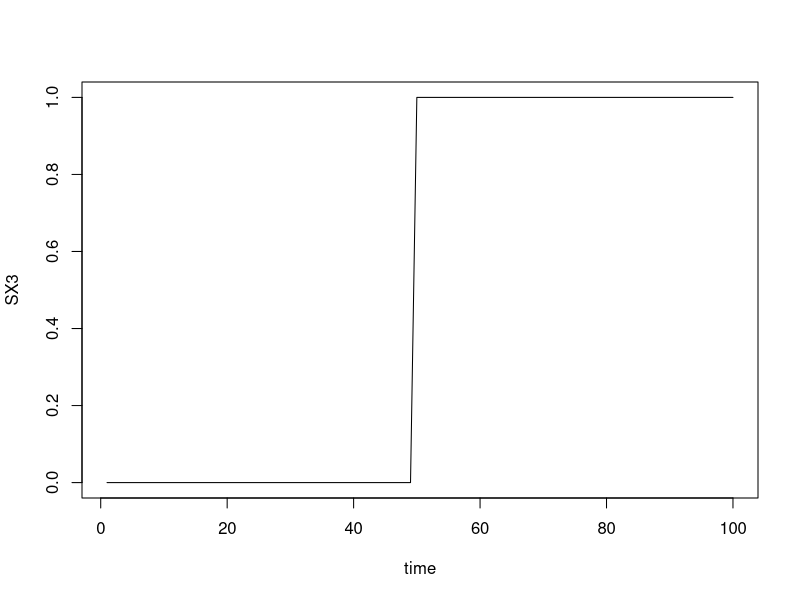
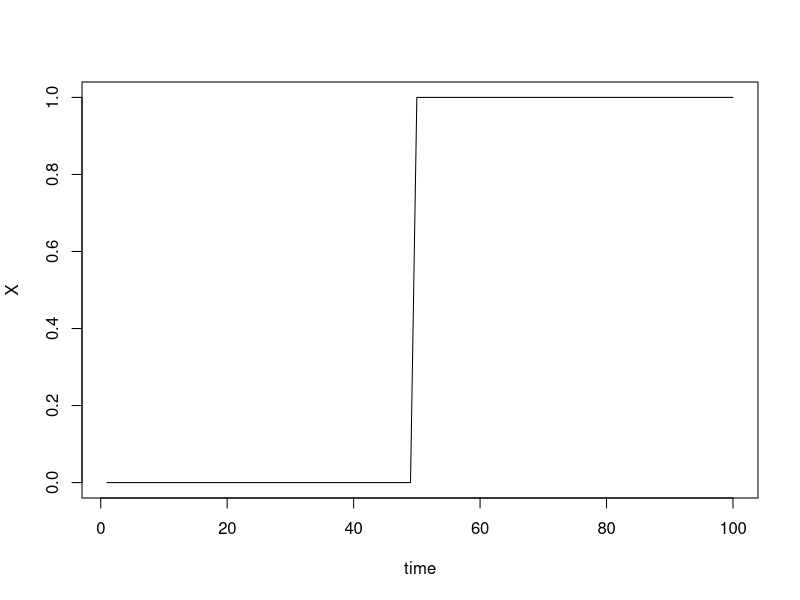
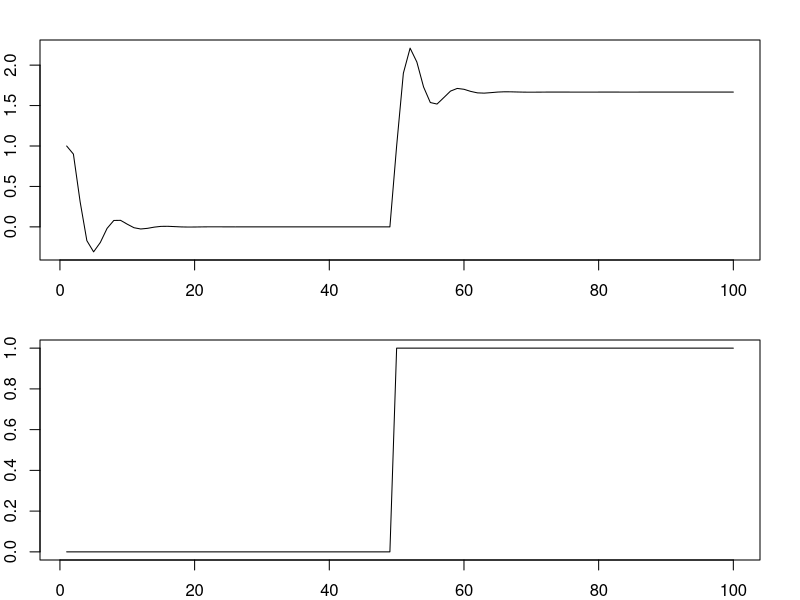
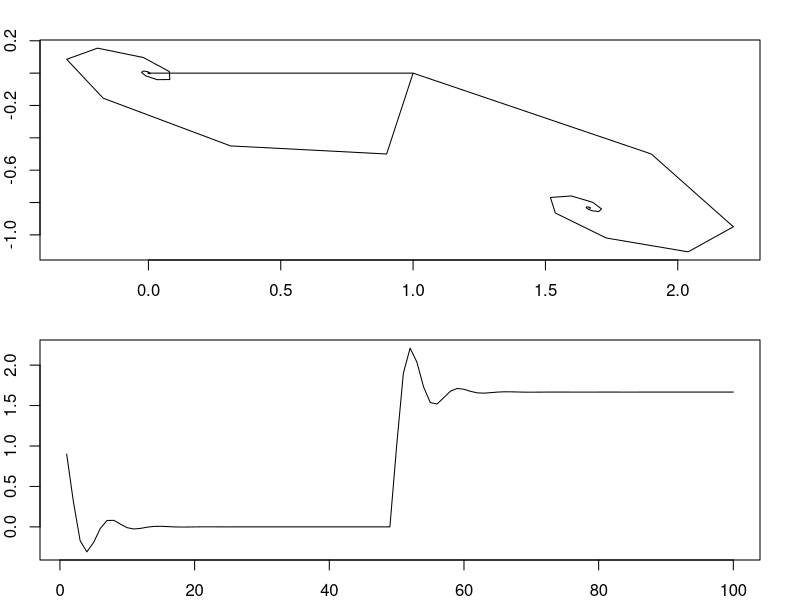
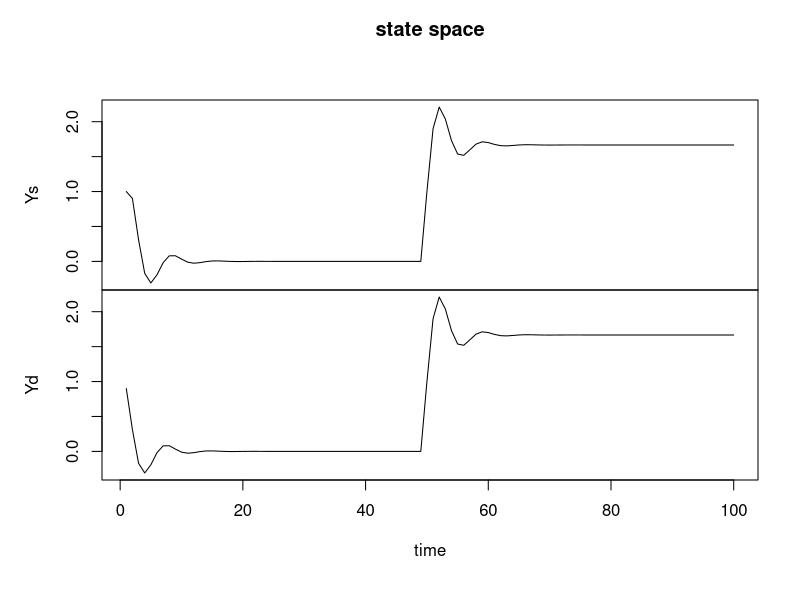

The R script that drew these images, in order:
# State Space model 
N=100
X1 = array(1:N, dim=c(N,1))
f = 2
X2 = sin(2*pi*(X1/N)*f)
# plot(X2,type="l",xlab="time")
X3 = array( 0, dim=c(N,1))
X3[N/2]=1
# plot(X3,type="l",xlab="time")

SX3=array( 0, dim=c(N,1))
sum = 0
for (index in 1:N) {
  sum = sum + X3[index]
  SX3[index] = sum 
}
 plot(SX3,type="l",xlab="time") 

std = 1
X4 = array(std*rnorm(N), dim=c(N,1))
X5 = X2+X4

X = SX3;
plot(X,type="l",xlab="time")


X[1,1] = 1;



# F = c(.75,.25,-.5,.7)
 F  = c(.9,-.5,1,0)   # .9 -.5
F = array( F, dim = c(2,2))
F 
ev = eigen(F)
# Z = c(.5,.5)
ev$values
abs(ev$values)

Z = c(0,0);
Z = array( Z, dim = c(2,1))
ZM = array( 0, dim = c(2,N))
# G = c(0,1)
 G = c(1,0)
G = array( G, dim=c(2,1))

ZM[,1] = F%*%Z + G*X[1]

for (time in 2:N) {
  LZ = ZM[,time-1]
  LZ = array( LZ, dim = c(2,1))
  Z = F%*%LZ + G%*%X[time] 
  ZM[,time]=Z
 }
ZM = t(ZM)

Ys = ZM[,1]

par(mar=c(2,2,2,2))
 # windows(7,10)
 layout( matrix( c(1,2), nrow=2, ncol=1, byrow="FALSE"))
 plot(Ys,type="l",xlab="time") 
 plot(SX3,type="l",xlab="time")

 plot(ZM,type="l")

# windows(7,10)
# layout( matrix( c(1,2), nrow=2, ncol=1, byrow="FALSE"))
# plot(ZM[,1],type="l",xlab="time") 
# plot(ZM[,2],type="l",xlab="time")
 
 y0 = 1
 y_1 = 0
 YI = c(y0,y_1)
 b = c(.9,-.5)
 Yd = filter(SX3,b,method=c("recursive"),sides=1,circular=FALSE,YI)  # feedback model 
 plot(Yd,type='l',xlab='time')

 M = cbind(Ys,Yd)
 plot(M,type="l",xlab="time",main="state space")
 
 
